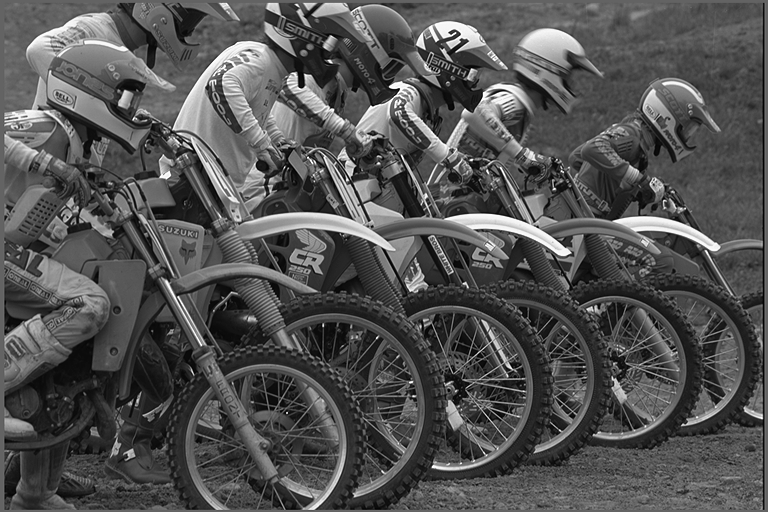
#> input picture Lab2/input/img04g.tif, 768 x 512 px, found by its file name
$ python SpecAnal.py
#> lines starting #> are read from the running program, lines starting #| are printed output that depends on the picture
#!/usr/bin/env python3
# -*- coding: utf-8 -*-
"""
Created on Sun Jan 24 18:54:16 2021

@author: Wenrui Li
"""

import numpy as np                 # Numpy is a library support computation of large, multi-dimensional arrays and matrices.
from PIL import Image              # Python Imaging Library (abbreviated as PIL) is a free and open-source additional library for the Python programming language that adds support for opening, manipulating, and saving many different image file formats.
import matplotlib.pyplot as plt    # Matplotlib is a plotting library for the Python programming language.

def BetterSpecAnal(x):
    W = np.hamming(64).reshape((64,1))*np.hamming(64).reshape((1,64))
    i_c = x.shape[0] / 2
    j_c = x.shape[1] / 2
    loc_i = np.zeros((25,))
    loc_j = np.zeros((25,))
    # Calculate Location of all windows
    for i in range(-2,3):
        for j in range(-2,3):
            loc_i[(i+2)*5+(j+2)] = i_c + i * 64
            loc_j[(i+2)*5+(j+2)] = j_c + j * 64

    loc_i = loc_i.astype(int)
    loc_j = loc_j.astype(int)
    Z = np.zeros((64,64))
    for ind in range(25):
        i = loc_i[ind]
        j = loc_j[ind]
        z = x[i-32:i+32, j-32:j+32]
        Z_temp = (1/64**2) * np.abs(np.fft.fft2(z))**2
        Z = Z + np.log(np.fft.fftshift(Z_temp))
    Z = Z / 25
    # Plot the result using a 3-D mesh plot
    fig = plt.figure(figsize=(10,8))
    ax = fig.add_subplot(111, projection='3d')
    a = b = np.linspace(-np.pi, np.pi, num = 64)
    X, Y = np.meshgrid(a, b)

    surf = ax.plot_surface(X, Y, Z, cmap=plt.cm.coolwarm)

    ax.set_xlabel('$\mu$ axis')
    ax.set_ylabel('$\\nu$ axis')
    ax.set_zlabel('Z Label')

    fig.colorbar(surf, shrink=0.5, aspect=5)

    plt.show()


# Read in a gray scale TIFF image.
im = Image.open('/home/jerry/Documents/Github/ECE637/Lab2/input/img04g.tif')
#> im is the input picture: PIL image 768x512 L; min 0, max 255, mean 82.6
print('Read img04.tif.')
print('Image size: ', im.size)
#| Image size:  (768, 512)

# Display image object by PIL.
# im.show(title='image')

# Import Image Data into Numpy array.
# The matrix x contains a 2-D array of 8-bit gray scale values.
x = np.array(im)
print('Data type: ', x.dtype)
#| Data type:  uint8

# Display numpy array by matplotlib.
plt.imshow(x, cmap=plt.cm.gray)
plt.title('Image')

# Set colorbar location. [left, bottom, width, height].
cax =plt.axes([0.9, 0.15, 0.04, 0.7])
plt.colorbar(cax=cax)
plt.show()
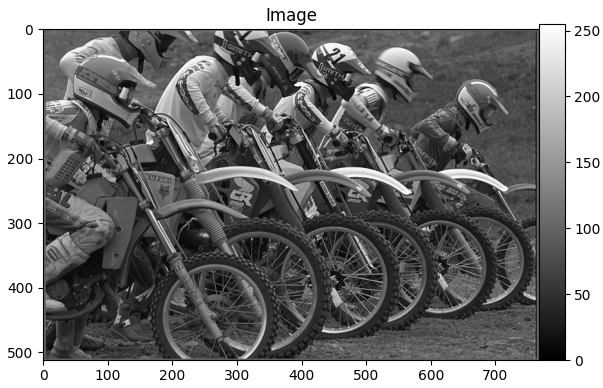
#> figure drawn by matplotlib, 2 panels

x = np.double(x)/255.0

i = 99
j = 99
N =64
print('Block Size: ', N)

z = x[i:N+i, j:N+j]

# Compute the power spectrum for the NxN region.
Z = (1/N**2)*np.abs(np.fft.fft2(z))**2

# Use fftshift to move the zero frequencies to the center of the plot.
Z = np.fft.fftshift(Z)

# Compute the logarithm of the Power Spectrum.
Zabs = np.log(Z)
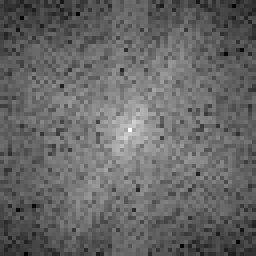
#> Zabs: shape (64, 64) float64 (shown 4 times larger); min -15.18, max 6.11, mean -6.62; drawn with min black and max white

# Plot the result using a 3-D mesh plot and label the x and y axises properly.
fig = plt.figure(figsize=(10,8))
ax = fig.add_subplot(111, projection='3d')
a = b = np.linspace(-np.pi, np.pi, num = N)
X, Y = np.meshgrid(a, b)

surf = ax.plot_surface(X, Y, Zabs, cmap=plt.cm.coolwarm)
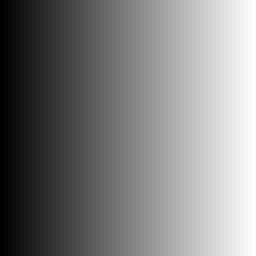
#> X: shape (64, 64) float64 (shown 4 times larger); min -3.14, max 3.14, mean 1.67e-16; drawn with min black and max white

ax.set_xlabel('$\mu$ axis')
ax.set_ylabel('$\\nu$ axis')
ax.set_zlabel('Z Label')

fig.colorbar(surf, shrink=0.5, aspect=5)

plt.show()

BetterSpecAnal(x)
#> the loop in BetterSpecAnal, `for ind in range(25):` made 25 passes
#> pass 1, in BetterSpecAnal, `z = x[i-32:i+32, j-32:j+32]`:
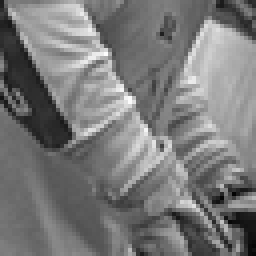
#> z: shape (64, 64) float64 (shown 4 times larger); min 0.0118, max 0.992, mean 0.475
#> after the loop in BetterSpecAnal, `for ind in range(25):`:
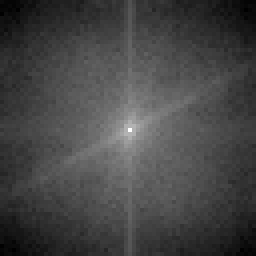
#> Z: shape (64, 64) float64 (shown 4 times larger); min -269.6, max 150.1, mean -155.6; drawn with min black and max white
#> after the loop in BetterSpecAnal, `for ind in range(25):`:
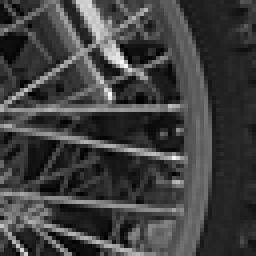
#> z: shape (64, 64) float64 (shown 4 times larger); min 0.00392, max 0.984, mean 0.25
#> in BetterSpecAnal, `plt.show()`:
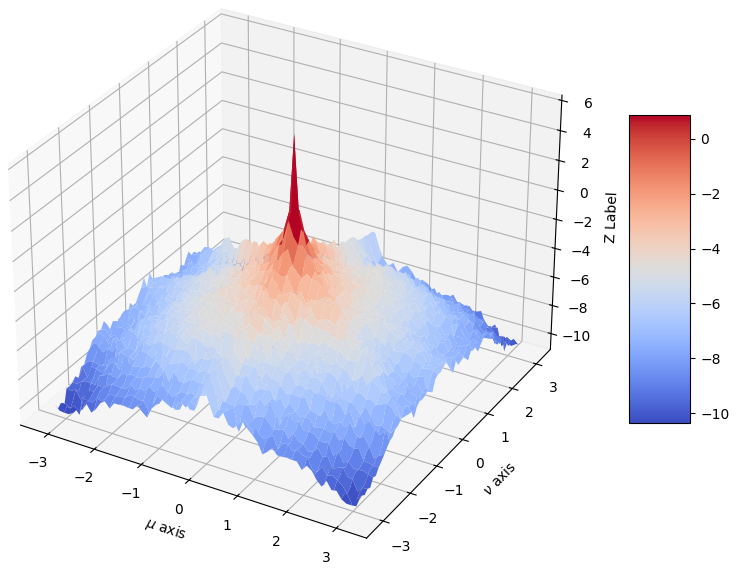
#> figure drawn by matplotlib, 2 panels
